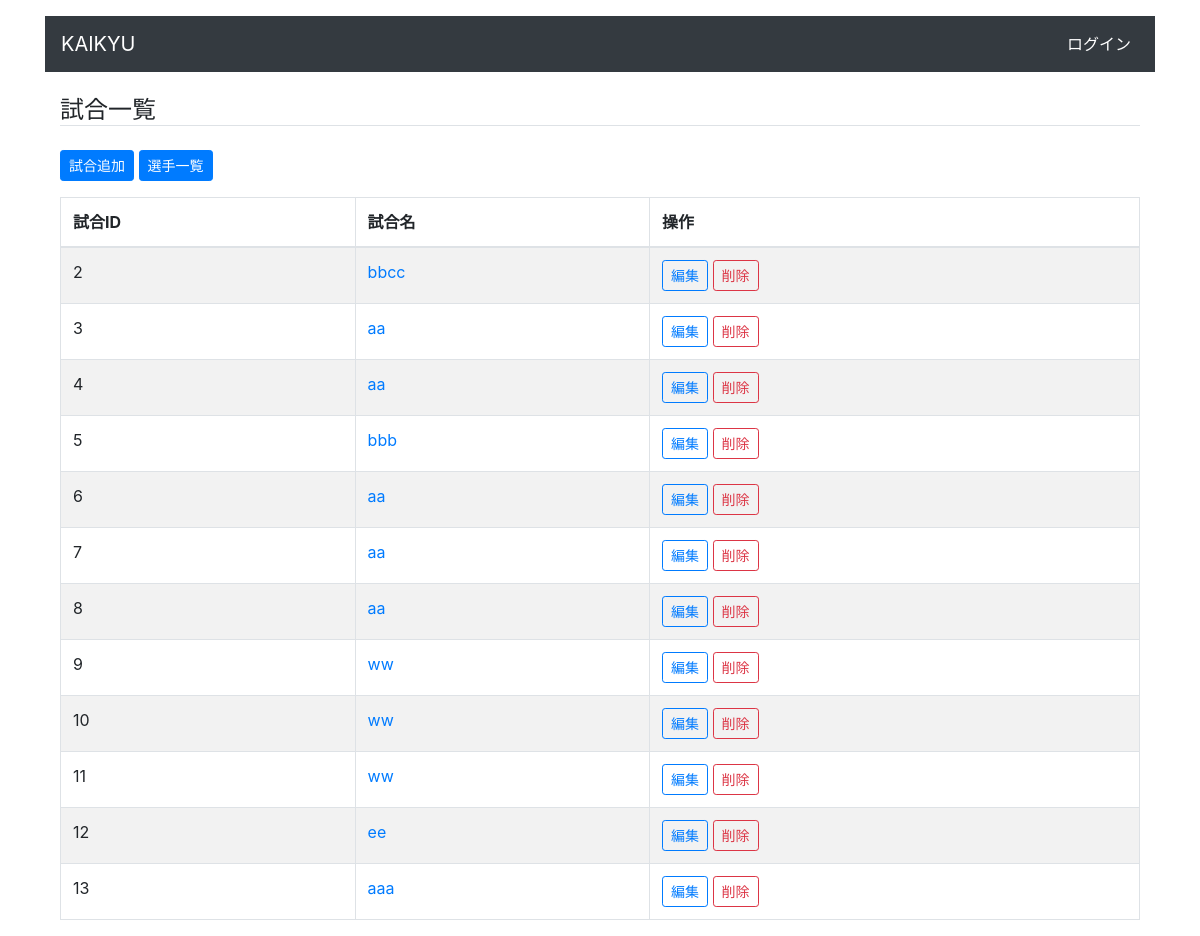
The page /cms/match_list/1 on the database its author committed.
### cms/models.py (models this page shows, shortened)
class Match(models.Model):
    competition = models.ForeignKey(
        Competition, verbose_name='大会', related_name='match', on_delete=models.CASCADE)
    name = models.CharField('試合名', max_length=255)

### cms/views.py (the view)
# urls.py: path('match_list/<int:competition_id>',
def match_list(request, competition_id):
    matches = Match.objects.filter(
        competition_id=competition_id).values()
    return render(request, 'cms/match_list.html', {'matches': matches, 'competition_id': competition_id})

### cms/templates/cms/match_list.html
{% extends "cms/base.html" %}
{% block content %}
<h4 class="mt-4 border-bottom">試合一覧</h4>
<a href="{% url 'cms:add_match' competition_id=competition_id %}" class="btn btn-primary btn-sm my-3">試合追加</a>
<a href="{% url 'cms:player_list' competition_id=competition_id %}" class="btn btn-primary btn-sm my-3">選手一覧</a>
<table class="table table-striped table-bordered">
  <thead>
    <tr>
      <th scope="col">試合ID</th>
      <th scope="col">試合名</th>
      <th scope="col">操作</th>
    </tr>
  </thead>
  <tbody>
    {% for match in matches %}
    <tr>
      <td>{{ match.id }}</td>
      <td><a href="{% url 'cms:edit_hit' competition_id=competition_id match_id=match.id %}">
          {{ match.name }}
        </a>
      </td>
      <td>
        <a href="{% url 'cms:edit_match' competition_id=competition_id match_id=match.id %}"
          class="btn btn-outline-primary btn-sm">編集</a>
        <a href="{% url 'cms:delete_match' competition_id=competition_id match_id=match.id %}"
          class="btn btn-outline-danger btn-sm">削除</a>
      </td>
    </tr>
    {% endfor %}
  </tbody>
</table>
{% endblock content %}

### rows shown on the page
Match: id "2", name "bbcc"
Match: id "3", name "aa"
Match: id "4", name "aa"
Match: id "5", name "bbb"
Match: id "6", name "aa"
Match: id "7", name "aa"
Match: id "8", name "aa"
Match: id "9", name "ww"
Match: id "10", name "ww"
Match: id "11", name "ww"
Match: id "12", name "ee"
Match: id "13", name "aaa"
